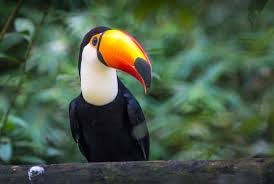
#> input picture visão_computacional/tucano.jpeg, 274 x 184 px
$ python read_image.py
#> lines starting #> are read from the running program, lines starting #| are printed output that depends on the picture
import cv2

img = cv2.imread("tucano.jpeg")
#> img is the input picture: shape (184, 274, 3); mean B, G, R 71.5, 91.7, 74

cv2.imshow("Imagem de Exibicao",img)

print(img)
#> (printed output is left out)


cv2.waitKey(0)

gray_img = cv2.cvtColor(img,cv2.COLOR_RGB2GRAY)
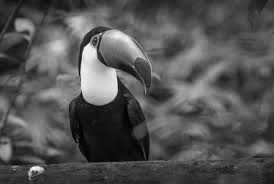
#> gray_img: shape (184, 274); min 1, max 253, mean 83.7

cv2.imshow("escala cinza",gray_img)
